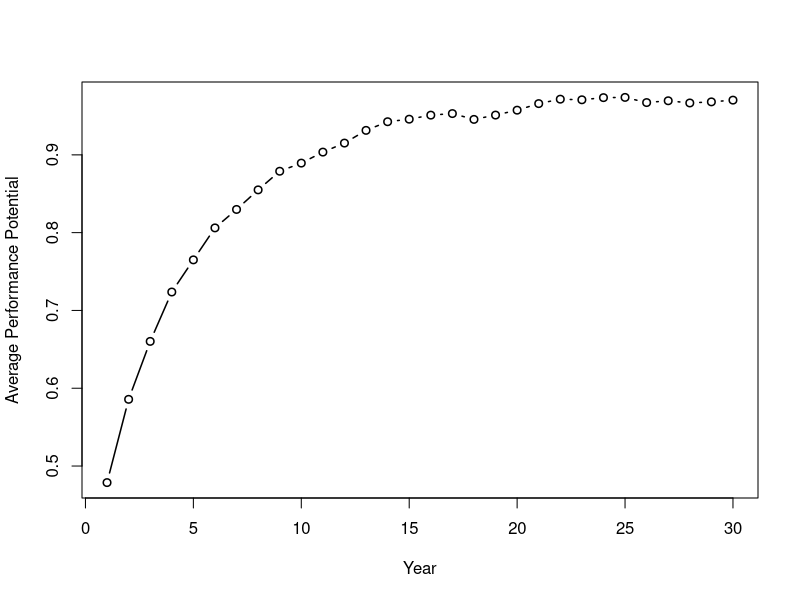

Generate this figure with R:
# CITATION FOR ORIGINAL MODEL:
# Scullen, S.E., Bergey, P.K., Aiman-Smith, L. (2005). Forced distribution rating systems and the improvement of workforce potential: A baseline simulation. Personnel Psychology, 58, 1-32.

# Steps for the model pseudocode are indicated by [#] in the comments below (i.e., [1] corresponds to the first step of the model pseudocode)

####################
# MODEL PARAMETERS #
####################
time = 30 # number of years/time steps in simulation
org = 100 # number of organizations to simulate under the parameters listed below
grp = 10 # number of groups
emp = 10 # number of employees per group

fire = .10 # % of employees to fire from each org each year (attempts to fire employees equally across groups) [0-1]
rel = .70 # interrater reliability of true performance ratings [0-1]
val = .30 # criterion validity coefficient for selection system [-1,1]
sr = .10 # selection ratio [0-1]
volTurn = .10 # voluntary turnover rate [0-1]

###################
# MODEL FUNCTIONS #
###################
# Function for hiring a new applicant for an open position in the organization from an applicant pool
# Arguments:
# (1) selectionRatio = number of people to hire divided by the number of applicants; should be equal to sr variable (line 15)
# (2) validity = validity of selection system; should be equal to val variable (line 14)
# Returns:
# (1) Vector containing two values (performance potential, application score) for single applicant with highest application score (i.e., the person hired from the applicant pool for the opening)
appPoolHires <- function(selectionRatio, validity) {
  ## Identify number of applicants for a single position
  size = 1/selectionRatio
  ## Create empty matrix to hold applicant pool data; column 1 = performance potential, column 2 = applicant score on selection system
  app = matrix(0, nrow = size, ncol = 2)
  ## Randomly sample a true performance potential for all applicants in pool
  app[,1] = rnorm(size, 0, 1)
  ## Randomly sample error in application score for all applicants in pool
  error = rnorm(size, 0, 1)
  ## Compute score on selection system for all applicants in pool according to Equation 1 in Scullen et al
  app[,2] = validity * app[,1] + (sqrt(1-(validity^2)) * error)
  return(app[which.max(app[,2]),])
}

##########################################
# INITIALIZE INPUT DATA AND MODEL OUTPUT #
##########################################
# [1] Initialize time clock i = 0
# [2] Create grp number of groups with emp number of employees
# Create data frame matrix to hold data on all employee level variables
empMat = data.frame("orgID" = rep(1:org, each = emp*grp), # unique organization ID
                    "grpID" = rep(rep(1:grp, each = emp), times = grp), # group ID within each organization
                    "empID" = rep(1:emp, times = emp*grp), # employee ID within each group
                    "potential" = NA, # true performance potential of employee
                    "appScore" = NA, # employee's score on the selection system when they were hired
                    "rating" = NA, # performance evaluation rating received by employee
                    "TO" = F, # variable indicating whether employees is turning over/departing from level (T) or not (F)
                    "fire" = F) # variable indicating whether employees should be fired (T) or not (F) based on performance evaluation
# Creates potential and appScore for all employees initially in the organization by running appPoolHires function. Note that this function is run using the built-in "replicate" function in R, which repeats a function a given number of times 
empMat[,c("potential", "appScore")] <- t(replicate(nrow(empMat), appPoolHires(selectionRatio = sr, validity = val)))

# Create data frame to hold organizational level data on performance potential over time; # of rows = time, # of cols = organization
output = as.data.frame(matrix(0, nrow = time, ncol = org))
colnames(output) = paste0("Org", 1:org)

# [3] Create voluntary turnover schedule for each organization
# Creates a matrix with # of rows = time, # of cols = organization; data in matrix indicate the number of employees that will be turning over from an organization at a given time point
volTurnSchd = matrix(rpois(org*time, (volTurn*grp*emp)), nrow = time, ncol = org)

#########
# MODEL #
#########
# START OF LOOP FOR RUNNING THE MAIN MODEL PROCESS
for (i in 1:time) {
  # [4] Increment time clock i = i+1
  # [5] Invoke voluntary turnover with immediate replacement scheduled for time period
  for (j in 1:org) { # Loop through each organization and perform the actions below
    volTurnNdx = sample(1:(emp*grp), volTurnSchd[i,j]) # Randomly select which employees from the organization will be turning over
    empMat$TO[empMat$orgID == j][volTurnNdx] <- T # Flag which employees will be turning over in empMat
    empMat[empMat$orgID == j & empMat$TO == T, c("potential", "appScore")] <- t(replicate(length(volTurnNdx), appPoolHires(selectionRatio = sr, validity = val))) # Replace employees flagged for turnover with a new hire by running appPoolHires function
  }
  empMat$TO = F # Reset TO flag variable for all employees

  # [6] Evaluate employees using Equation 3 from Scullen et al paper
  empMat$rating = empMat$potential * sqrt(rel) + (rnorm(org*grp*emp) * sqrt(1 - rel))

  # Compute/record org performance potential by averaging performance potential of all empoloyees in the org
  output[i,] = aggregate(empMat$potential, by = list(empMat$orgID), mean)[,2]
  
  # [7] Rank employees by rating
  empMat = empMat[order(empMat$orgID, empMat$grpID, empMat$rating),]

  # [8] Terminate employees with lowest Ratings
  firePerGrp = fire*grp # Identify number of employees to fire within each group based on fire parameter
  if (firePerGrp %% 1 == 0) { # Check if firePerGp works out so that the same number of employees can be fired from each group
    for (j in 1:org) { # Loop through each org
      for (k in 1:grp) { # Loop through each group within each org
        empMat$fire[empMat$orgID == j & empMat$grpID == k][1:firePerGrp] = T # Flag firePerGrp number of employees from each group and flag for firing
      }
    }
  } else { # If firePerGrp does not work out so that the same number of employees can be fired from each group
    allGrpFire <- floor(firePerGrp) # Determine number of employees that will be fired from ALL groups in an organization
    remFire <- firePerGrp - allGrpFire # Determine remaining number of employees to fire
    for (j in 1:org) { # Loop through each org
      remFireGrpNdx <- sample(1:grp, (floor(remFire*grp))) # Randomly sample groups to determine which groups will fire additional employees in a given year
      for (k in 1:grp) { # Loop through each group
        if (k %in% remFireGrpNdx) { # Check whether group k has been selected to fire additional employees this time period
          empMat$fire[empMat$orgID == j & empMat$grpID == k][1:(allGrpFire+1)] = T # If true, fire allGrpFire + 1 employees
        } else {
          empMat$fire[empMat$orgID == j & empMat$grpID == k][1:allGrpFire] = T # If not true, fire allGrpFire employees
        }
      }
    }
  }
  # [9] Create new applicants for each opening
  # [10] Evaluate applicants using Equation 1
  # [11] Rank applicants by AppScore
  # [12] Hire applicants with highest AppScores
  # Replace all employees flagged as fired with new employee by running appPoolHires function
  empMat[empMat$fire == T, c("potential", "appScore")] <- t(replicate(sum(empMat$fire), appPoolHires(selectionRatio = sr, validity = val)))
  empMat$fire = F # Reset fire flag variable for all employees
}

###############
# DATA OUTPUT #
###############
wrkPtl <- rowMeans(output) # Compute average workforce performance potential across all organizations at each time point
plot(1:time, wrkPtl, type="b", lwd=1.5, xlab = "Year", ylab = "Average Performance Potential")